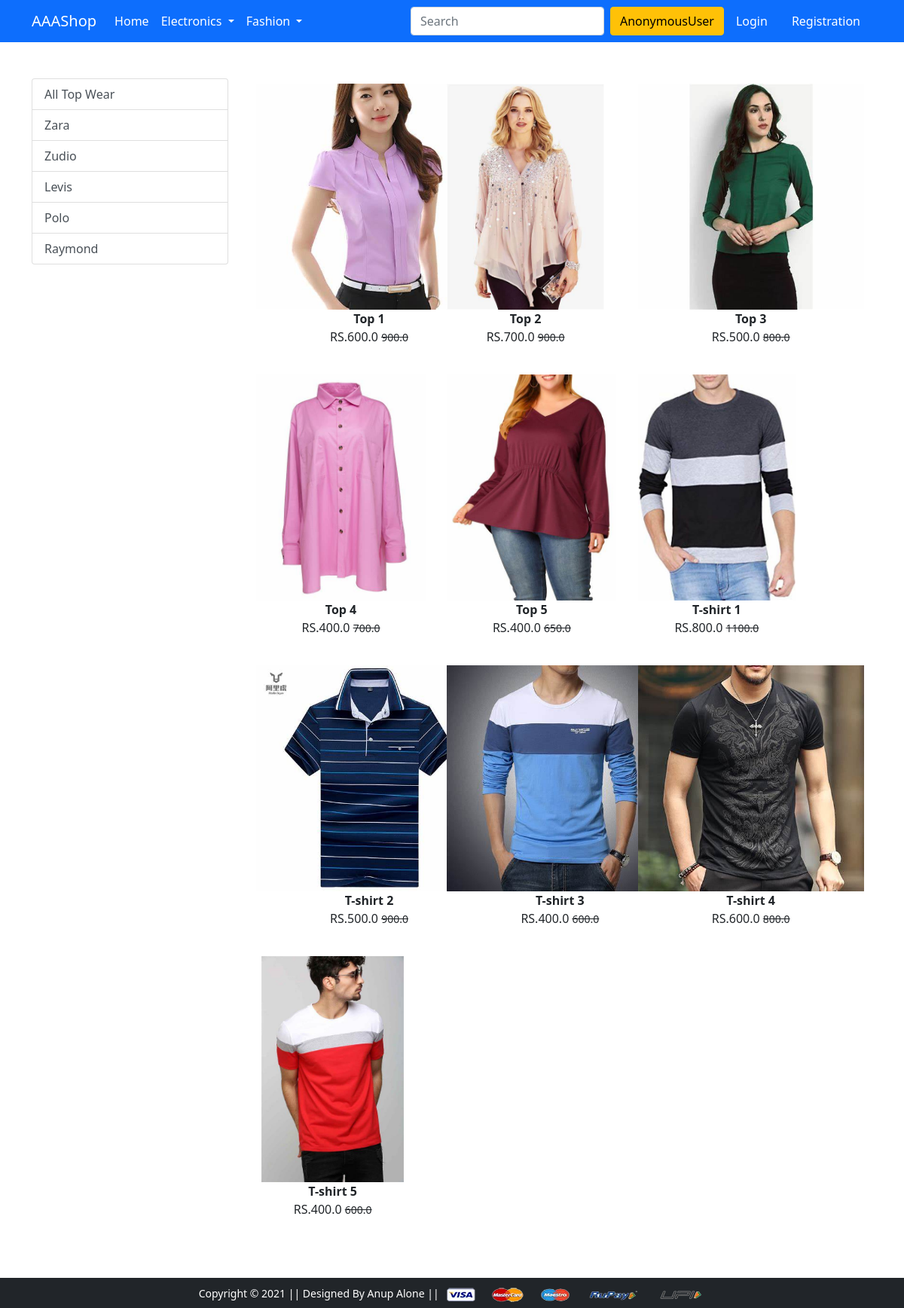
Screenshot of /topwear/ with the database file from the repository.
### app/models.py (models this page shows, shortened)
class Products(models.Model):
    title=models.CharField(max_length=100)
    selling_price=models.FloatField()
    discounted_price=models.FloatField()
    description=models.TextField()
    brand=models.CharField(max_length=100)
    category=models.CharField(choices=CATEGORY_CHOICES,max_length=100)
    product_image=models.ImageField(upload_to="productImg")

### app/views.py (the view)
# urls.py: path('topwear/', views.topwear, name='topwear'),
def topwear(request,data=None):
    if data == None:
        topwear=Products.objects.filter(category="TW")
    elif data=="Zara" or data=="zudio" or data=="Levis" or data=="Raymond" or data=="Polo":
        topwear=Products.objects.filter(category="TW").filter(brand=data)
    total_item=0
    if request.user.is_authenticated:
        total_item=len(Cart.objects.filter(user=request.user))
    return render(request, 'app/topwear.html',{"topwear":topwear,"total_item":total_item})

### app/templates/app/topwear.html (shortened to what this page needs)
{% extends 'app/base.html' %}
{% load static %}
{% block main-content %}
<div class="container my-5">
 <div class="row">
  <div class="col-sm-3">
<div class="list-group">
    <a href="{% url 'topwear' %}" class="list-group-item list-group-item-action" aria-current="true">All Top Wear</a>
    <a href="{% url 'topweardata' 'Zara' %}" class="list-group-item list-group-item-action" aria-current="true">Zara</a>
    <a href="{% url 'topweardata' 'zudio' %}" class="list-group-item list-group-item-action" aria-current="true">Zudio</a>
    <a href="{% url 'topweardata' 'Levis' %}" class="list-group-item list-group-item-action" aria-current="true">Levis</a>
    <a href="{% url 'topweardata' 'Polo' %}" class="list-group-item list-group-item-action" aria-current="true">Polo</a>
    <a href="{% url 'topweardata' 'Raymond' %}" class="list-group-item list-group-item-action" aria-current="true">Raymond</a>
</div>
  </div>
  <div class="col-sm-8 ">
    <div class="row">
    {% for t in topwear %}
        <div class="col-sm-4 text-center mb-4">
            <a href="{% url 'product-detail' t.id %}" class="btn">
                <div class="item">
                    <img src="{{t.product_image.url}}" alt="" height="300">
                    <div class="fw-bold">{{t.title}}</div>
                    <div class="fb-bold">RS.{{t.discounted_price}}
                        <small class="fw-light text-decoration-line-through">{{t.selling_price}}</small></div>
                </div>
            </a>
        </div>
    {% endfor %}
    </div>
  </div>
 </div>
</div>
{% endblock main-content %}

### rows the page displays
Products: product_image (picture), title "Top 1", discounted_price "600.0", selling_price "900.0"
Products: product_image (picture), title "Top 2", discounted_price "700.0", selling_price "900.0"
Products: product_image (picture), title "Top 3", discounted_price "500.0", selling_price "800.0"
Products: product_image (picture), title "Top 4", discounted_price "400.0", selling_price "700.0"
Products: product_image (picture), title "Top 5", discounted_price "400.0", selling_price "650.0"
Products: product_image (picture), title "T-shirt 1", discounted_price "800.0", selling_price "1100.0"
Products: product_image (picture), title "T-shirt 2", discounted_price "500.0", selling_price "900.0"
Products: product_image (picture), title "T-shirt 3", discounted_price "400.0", selling_price "600.0"
Products: product_image (picture), title "T-shirt 4", discounted_price "600.0", selling_price "800.0"
Products: product_image (picture), title "T-shirt 5", discounted_price "400.0", selling_price "600.0"

### other values shown
{{ request.user }} "AnonymousUser"
